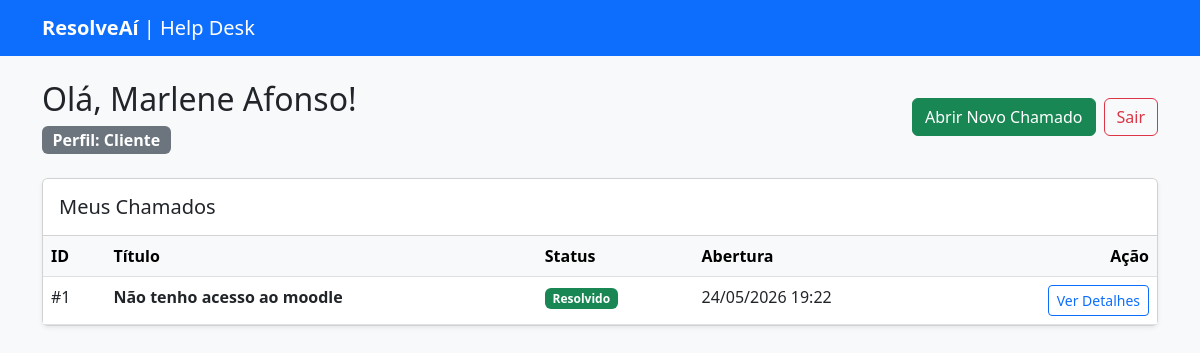
The app's page / (signed in) with its own data.
### app/models.py (models this page shows)
class User(UserMixin, db.Model):
    id = db.Column(db.Integer, primary_key=True)
    nome = db.Column(db.String(100), nullable=False)
    email = db.Column(db.String(120), unique=True, nullable=False)
    senha = db.Column(db.String(200), nullable=False)
    tipo = db.Column(db.String(20), nullable=False, default='cliente')
    tickets = db.relationship('Ticket', backref='cliente', lazy=True)
    respostas = db.relationship('Reply', backref='autor', lazy=True)

class Ticket(db.Model):
    id = db.Column(db.Integer, primary_key=True)
    titulo = db.Column(db.String(150), nullable=False)
    descricao = db.Column(db.Text, nullable=False)
    status = db.Column(db.String(50), default='Aberto')
    data_criacao = db.Column(db.DateTime, default=datetime.utcnow)
    nota = db.Column(db.Integer, nullable=True)
    cliente_id = db.Column(db.Integer, db.ForeignKey('user.id'), nullable=False)
    respostas = db.relationship('Reply', backref='ticket_original', lazy=True)

### app/routes.py (the view)
@bp.route('/')
@login_required
def dashboard():
    if current_user.tipo == 'cliente':
        tickets = Ticket.query.filter_by(cliente_id=current_user.id).all()
    else:
        tickets = Ticket.query.all()
    return render_template('dashboard.html', tickets=tickets)

### app/__init__.py (called while the page is built)
def create_app():
    app = Flask(__name__)
    app.config['SECRET_KEY'] = 'chave_super_secreta_para_sessoes'
    app.config['SQLALCHEMY_DATABASE_URI'] = 'sqlite:///database.db'
    app.config['SQLALCHEMY_TRACK_MODIFICATIONS'] = False
    db.init_app(app)
    login_manager.init_app(app)
    login_manager.login_view = 'main.login' # Redireciona não-logados pra cá
    login_manager.login_message = "Por favor, faça login para acessar esta página."
    from app.models import User
    @login_manager.user_loader
    def load_user(user_id):
        return User.query.get(int(user_id))
    from app.routes import bp
    app.register_blueprint(bp)
    return app

### app/templates/dashboard.html
{% extends "base.html" %}
{% block content %}
<div class="d-flex justify-content-between align-items-center mb-4 mt-4">
    <div>
        <h2>Olá, {{ current_user.nome }}!</h2>
        <span class="badge bg-secondary fs-6">Perfil: {{ current_user.tipo | capitalize }}</span>
    </div>
    <div class="d-flex gap-2">
        {% if current_user.tipo == 'cliente' %}
            <a href="/ticket/novo" class="btn btn-success">Abrir Novo Chamado</a>
        {% elif current_user.tipo == 'admin' %}
            <a href="/admin/atendentes/novo" class="btn btn-primary">Cadastrar Atendente</a>
            <a href="/admin/relatorios" class="btn btn-info text-white">Ver Relatórios</a>
        {% endif %}
        <a href="/logout" class="btn btn-outline-danger">Sair</a>
    </div>
</div>
<div class="card shadow-sm">
    <div class="card-header bg-white py-3">
        <h5 class="mb-0">{% if current_user.tipo == 'cliente' %}Meus Chamados{% else %}Fila Global de Atendimento{% endif %}</h5>
    </div>
    <div class="card-body p-0">
        <table class="table table-hover mb-0">
            <thead class="table-light">
                <tr>
                    <th>ID</th>
                    <th>Título</th>
                    <th>Status</th>
                    <th>Abertura</th>
                    <th class="text-end">Ação</th>
                </tr>
            </thead>
            <tbody>
                {% for ticket in tickets %}
                <tr>
                    <td>#{{ ticket.id }}</td>
                    <td><strong>{{ ticket.titulo }}</strong></td>
                    <td>
                        {% if ticket.status == 'Aberto' %}
                            <span class="badge bg-warning text-dark">Aberto</span>
                        {% elif ticket.status == 'Em Andamento' %}
                            <span class="badge bg-primary">Em Andamento</span>
                        {% else %}
                            <span class="badge bg-success">Resolvido</span>
                        {% endif %}
                    </td>
                    <td>{{ ticket.data_criacao.strftime('%d/%m/%Y %H:%M') }}</td>
                    <td class="text-end">
                        <a href="/ticket/{{ ticket.id }}" class="btn btn-sm btn-outline-primary">Ver Detalhes</a>
                    </td>
                </tr>
                {% else %}
                <tr>
                    <td colspan="5" class="text-center py-4 text-muted">Nenhum chamado encontrado.</td>
                </tr>
                {% endfor %}
            </tbody>
        </table>
    </div>
</div>
{% endblock %}

### records on screen
User: nome "Marlene Afonso", tipo "Cliente"
Ticket: id "1", titulo "Não tenho acesso ao moodle", status "Resolvido", data_criacao "24/05/2026 19:22"
